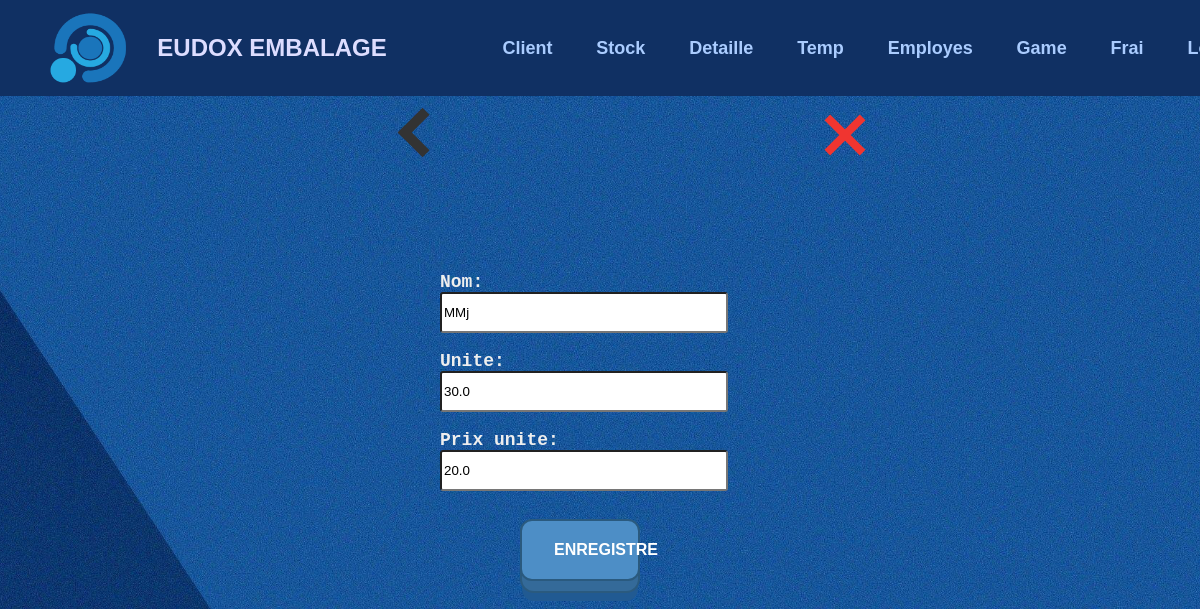
The app's page /game/edit/1 with its own data.
### tables this page shows
CREATE TABLE game (
        id INTEGER PRIMARY KEY AUTOINCREMENT,
        name TEXT NOT NULL,
        unit REAL NOT NULL,
        unitPrice REAL NOT NULL,
        deleted INTEGER DEFAULT 0 
    );

### app.py (the view)
@app.route('/game/edit/<int:id>', methods=['POST', 'GET'])
def edit_game_id(id):
    conn = sqlite3.connect('form_data.db')
    cursor = conn.cursor()
    if request.method == 'POST':
        cursor.execute('UPDATE game set name = ?, unit = ?, unitPrice = ? WHERE id = ?', (request.form.get('name'), request.form.get('unite'), request.form.get('punit'), id))
        conn.commit()
        conn.close()
        return redirect('/game')
    cursor.execute('SELECT * FROM game WHERE id = ?', (id, ))
    data_f = cursor.fetchone()
    game = {
        'id': data_f[0],
        'name': data_f[1],
        'unit': data_f[2],
        'price': data_f[3],
    }
    conn.close()
    return render_template('g_modify.html', id=data_f[0], game=game)

### templates/g_modify.html (shortened to what this page needs)
{% extends 'main.html' %}
{% block head %}
<link rel="stylesheet" type="text/css" href="{{ url_for('static', filename='css/form.css') }}">
{% endblock %}
{% block top %}
<a href="/game" id="back"><div class="thick-arrow-left"></div></a>
<a href="/main" id="aclose"><div class="close"></div></a>
{% endblock %}
{% block bot %}
<form id="stockForm" action="/game/edit/{{ id }}" method="post">
  <br><br><br><br>
  <label class="l-lab" for="name">Nom:</label>
  <br>
  <input type="text" class="l-inp" name="name" value="{{ game.name }}" required>
  <br><br>
  <label class="l-lab" for="unite">Unite:</label>
  <br>
  <input type="number" class="l-inp dFloat" name="unite" value="{{ game.unit }}" required>
  <br><br>
  <label class="l-lab" for="punit">Prix unite:</label>
  <br>
  <input type="number" class="l-inp dFloat" name="punit" value="{{ game.price }}" required>
  <br><br>
  <button type="Submit" id="submitButton" class="button-19 cen">Enregistre</button>
  <br><br><br>
</form>
{% endblock %}

### static/css/style.css (style rules this page uses)
body, h1, h2, h3, p, ul, li { margin: 0; padding: 0; }
body { font-family: Arial, sans-serif; background-color: #155499; background-image: url('bg.jpg'); background-size: cover; background-position: center; background-attachment: fixed; transform-origin: 0 0; }
a { color: inherit; text-decoration: none; }
button.button-19 { touch-action: manipulation; position: relative; display: inline-block; cursor: pointer; outline: none; border: 0; vertical-align: middle; text-decoration: none; font-size: inherit; font-family: inherit; }
button.button-19 { touch-action: manipulation; font-weight: 600; color: #fff; text-transform: uppercase; padding: 1.25em 2em; background: #4d8ec6; border: 2px solid #2a5a7f; border-radius: 0.75em; transform-style: preserve-3d; transition: transform 150ms cubic-bezier(0, 0, 0.58, 1), background 150ms cubic-bezier(0, 0, 0.58, 1); }
button.button-19::before { position: absolute; content: ""; width: 100%; height: 100%; top: 0; left: 0; right: 0; bottom: 0; background: #346a99; border-radius: inherit; box-shadow: 0 0 0 2px #2a5a7f, 0 0.625em 0 0 #215a92; transform: translate3d(0, 0.75em, -1em); transition: transform 150ms cubic-bezier(0, 0, 0.58, 1), box-shadow 150ms cubic-bezier(0, 0, 0.58, 1); }
#aclose { margin-left: 28vw; }
.thick-arrow-left { margin: 35px; width: 25px; height: 25px; border: 10px solid #333; border-left: 0; border-top: 0; transform: rotate(135deg); }
#back { margin-left: 30.8%; }
.close { margin: 30px; background: #f03530; height: 50px; position: relative; width: 8px; transform: rotate(45deg); }
.close:after { background: #f03530; content: ""; height: 8px; left: -21px; position: absolute; top: 21px; width: 50px; }
.bot_side label { color: #eee; }
.bot_side input { height: 35px; }
.bot_side .button-19 { width: 20%; margin: 10px; }

### static/css/form.css (style rules this page uses)
#stockForm { margin-left: 10%; grid-column: 2; width: 100%; height: 100%; }
.l-lab { color: #ccc; padding-right: 32%; font-weight: bold; font-size: 18px; font-family: monospace; }
.l-inp { width: 70%; height: 25px; border-radius: 3px; }
.bot_side .button-19 { width: 30%; margin-left: 20%; !important }

### records on screen
game: name "MMj", unite "30.0", punit "20.0"
